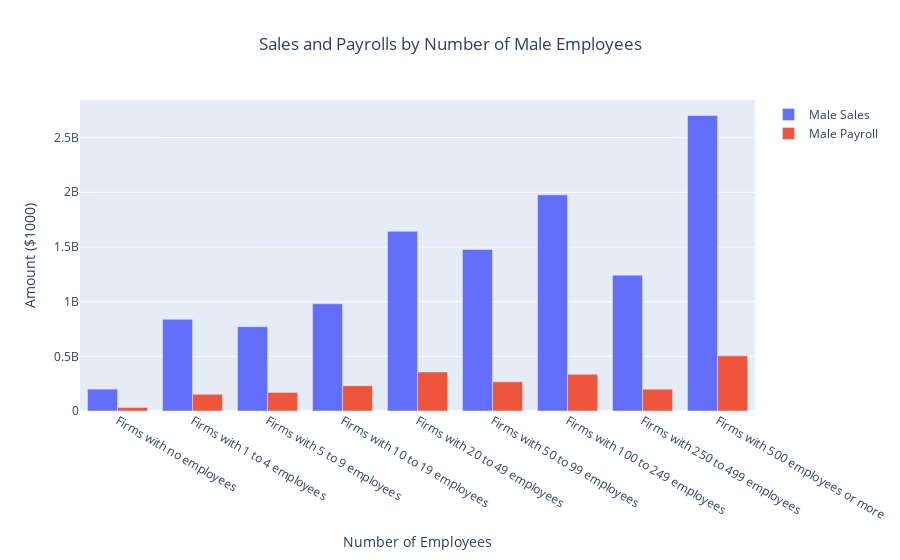

The code cell stored with this chart in its notebook:
### Code cell
plot = px.Figure(data=[px.Bar(
    name = 'Male Sales',
    x = label_code,
    y = sales_male
   ),
                       px.Bar(
    name = 'Male Payroll',
    x = label_code,
    y = payroll_male
   ),
])
plot.update_layout(title = "Sales and Payrolls by Number of Male Employees", title_x=0.5)
plot.update_layout(xaxis_title="Number of Employees", yaxis_title="Amount ($1000)")
plot.show()

### Figure 1 — Plotly figure (JSON) as saved in the notebook; plotly's stock layout.template omitted (floating-point values rounded to 4 significant figures)
{"data": [{"name": "Male Sales", "type": "bar", "x": ["Firms with no employees", "Firms with 1 to 4 employees", "Firms with 5 to 9 employees", "Firms with 10 to 19 employees", "Firms with 20 to 49 employees", "Firms with 50 to 99 employees", "Firms with 100 to 249 employees", "Firms with 250 to 499 employees", "Firms with 500 employees or more"], "y": [200198772, 838381183, 770585296, 980187676, 1642832706, 1477406370, 1976424282, 1242169852, 2701705746]}, {"name": "Male Payroll", "type": "bar", "x": ["Firms with no employees", "Firms with 1 to 4 employees", "Firms with 5 to 9 employees", "Firms with 10 to 19 employees", "Firms with 20 to 49 employees", "Firms with 50 to 99 employees", "Firms with 100 to 249 employees", "Firms with 250 to 499 employees", "Firms with 500 employees or more"], "y": [32440927, 152502173, 169834385, 230773204, 356361275, 267251032, 335770016, 199669977, 504174707]}], "layout": {"title": {"text": "Sales and Payrolls by Number of Male Employees", "x": 0.5}, "xaxis": {"title": {"text": "Number of Employees"}}, "yaxis": {"title": {"text": "Amount ($1000)"}}}}
